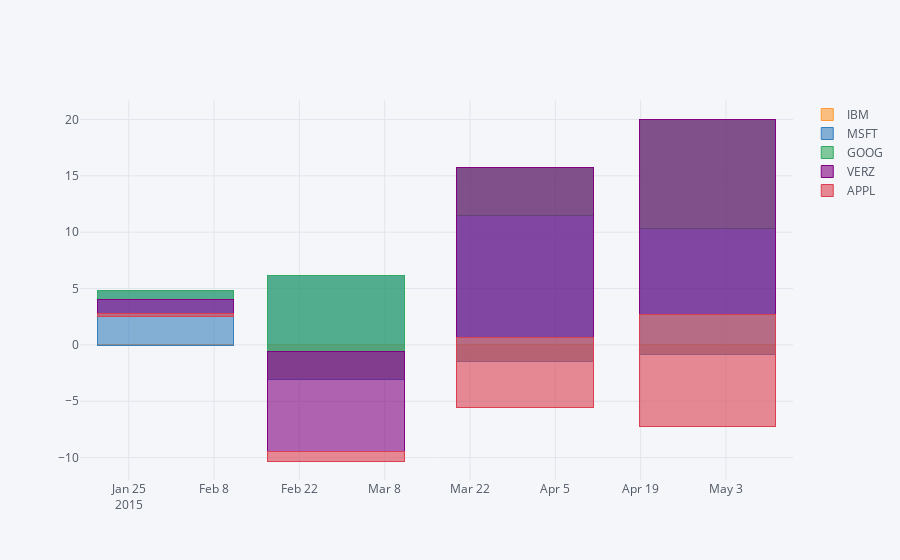

This figure's notebook cell:
### Markdown cell above
Bars can also be stacked by a given dimension

### Code cell
df.resample('M').mean().iplot(kind='bar',barmode='stack',filename='Tutorial Bar Stacked')

### Figure 1 — Plotly figure (JSON) as saved in the notebook; plotly's stock layout.template omitted (floating-point values rounded to 4 significant figures)
{"data": [{"marker": {"color": "rgba(255, 153, 51, 0.6)", "line": {"color": "rgba(255, 153, 51, 1.0)", "width": 1}}, "name": "IBM", "orientation": "v", "text": "", "type": "bar", "uid": "39b56169-e933-4a89-b14c-3d239e065795", "x": ["2015-01-31", "2015-02-28", "2015-03-31", "2015-04-30"], "y": [-0.02513, -3.096, -1.492, -0.8238]}, {"marker": {"color": "rgba(55, 128, 191, 0.6)", "line": {"color": "rgba(55, 128, 191, 1.0)", "width": 1}}, "name": "MSFT", "orientation": "v", "text": "", "type": "bar", "uid": "b6f04b28-6ef0-4bdd-8dc6-4dc7c7a6f50c", "x": ["2015-01-31", "2015-02-28", "2015-03-31", "2015-04-30"], "y": [4.812, 9.216, 12.97, 11.16]}, {"marker": {"color": "rgba(50, 171, 96, 0.6)", "line": {"color": "rgba(50, 171, 96, 1.0)", "width": 1}}, "name": "GOOG", "orientation": "v", "text": "", "type": "bar", "uid": "bcdc2d7e-b0e8-4337-bc08-dff09418abcf", "x": ["2015-01-31", "2015-02-28", "2015-03-31", "2015-04-30"], "y": [-0.7928, -6.74, 4.298, 9.707]}, {"marker": {"color": "rgba(128, 0, 128, 0.6)", "line": {"color": "rgba(128, 0, 128, 1.0)", "width": 1}}, "name": "VERZ", "orientation": "v", "text": "", "type": "bar", "uid": "112e10ba-f78d-4042-a43e-9e74634a30ac", "x": ["2015-01-31", "2015-02-28", "2015-03-31", "2015-04-30"], "y": [-1.245, -8.879, -15.11, -17.35]}, {"marker": {"color": "rgba(219, 64, 82, 0.6)", "line": {"color": "rgba(219, 64, 82, 1.0)", "width": 1}}, "name": "APPL", "orientation": "v", "text": "", "type": "bar", "uid": "0aed8022-fd3f-4715-9f61-2e7be05d5541", "x": ["2015-01-31", "2015-02-28", "2015-03-31", "2015-04-30"], "y": [-0.2718, -0.8011, -6.26, -9.951]}], "layout": {"barmode": "stack", "legend": {"bgcolor": "#F5F6F9", "font": {"color": "#4D5663"}, "traceorder": "normal"}, "paper_bgcolor": "#F5F6F9", "plot_bgcolor": "#F5F6F9", "title": {"font": {"color": "#4D5663"}}, "xaxis": {"gridcolor": "#E1E5ED", "showgrid": true, "tickfont": {"color": "#4D5663"}, "title": {"font": {"color": "#4D5663"}, "text": ""}, "zerolinecolor": "#E1E5ED"}, "yaxis": {"gridcolor": "#E1E5ED", "showgrid": true, "tickfont": {"color": "#4D5663"}, "title": {"font": {"color": "#4D5663"}, "text": ""}, "zerolinecolor": "#E1E5ED"}}}
